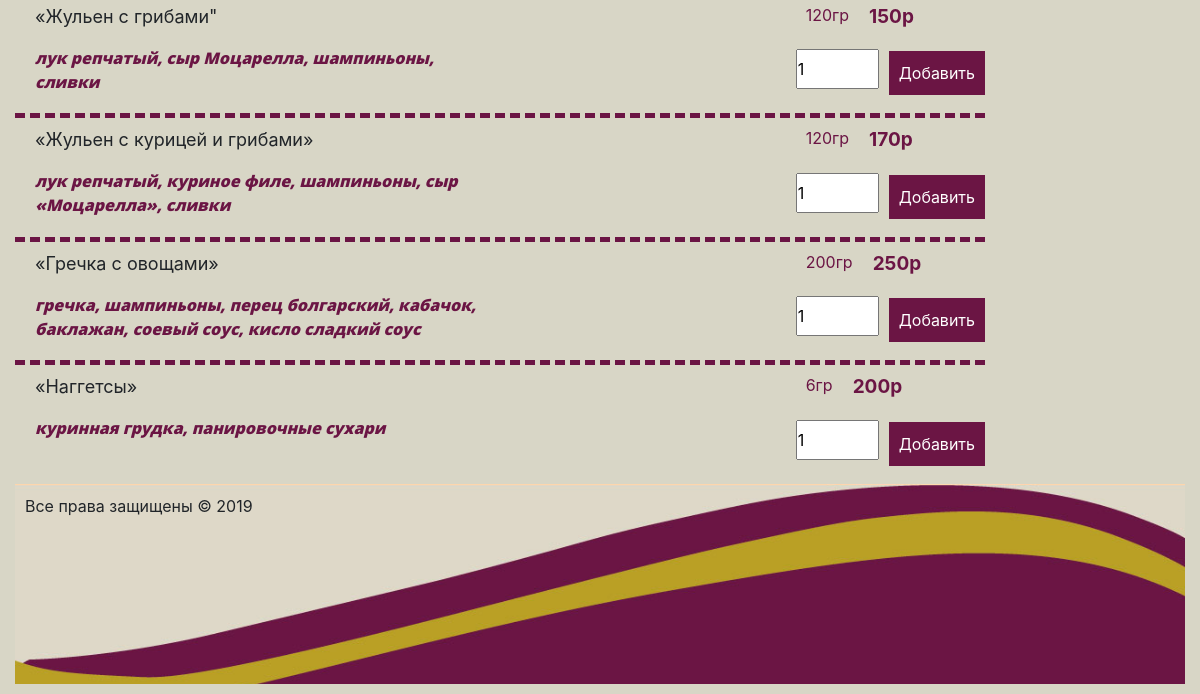
The page /?page=hot_dishes_and_pasta (lower part) on the database as committed earlier.
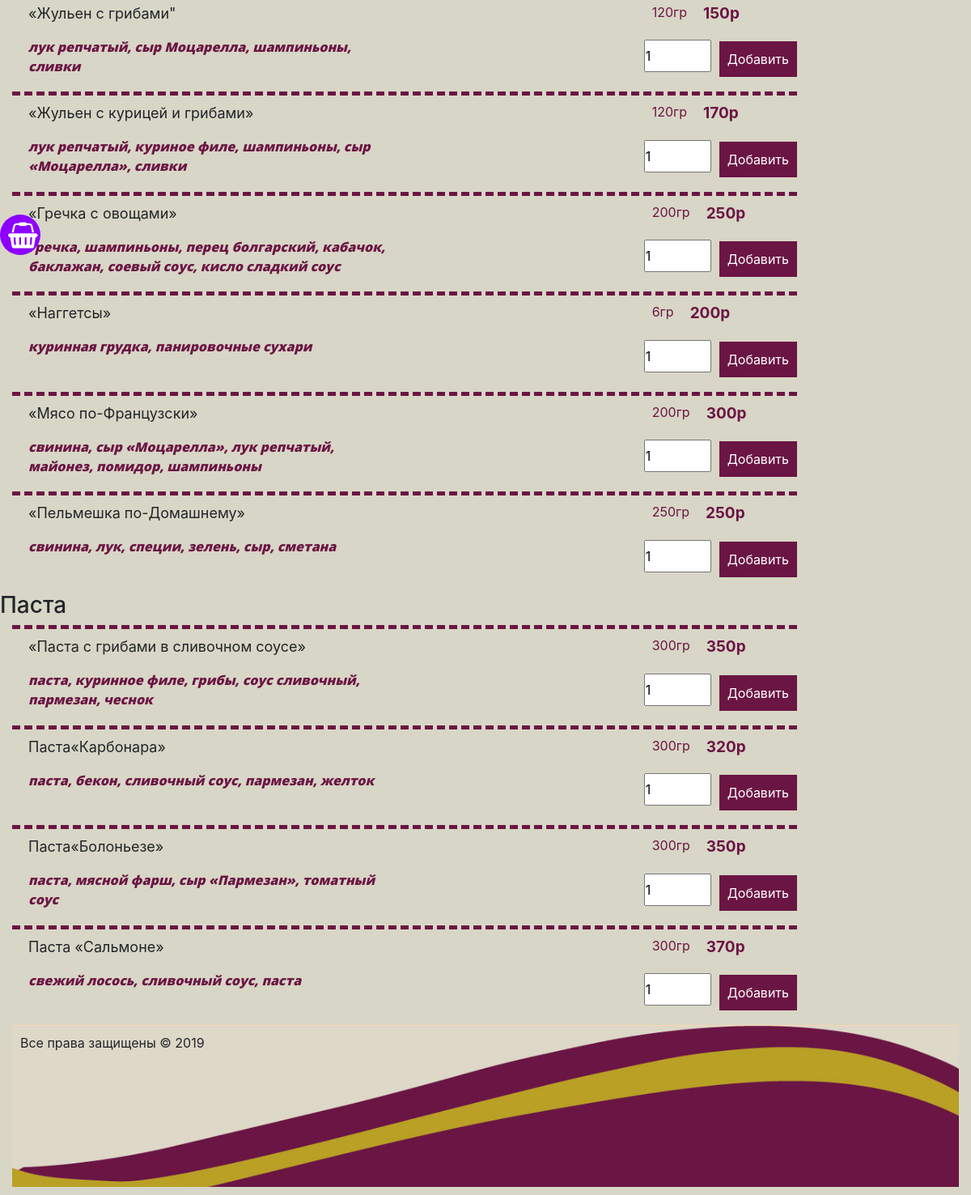
The same page on the database as committed later.
### tables this page shows
CREATE TABLE `products` (
  `id` int(11) NOT NULL,
  `header` varchar(255) DEFAULT NULL,
  `description` text,
  `price` float DEFAULT NULL,
  `weight` float DEFAULT NULL,
  `img` text,
  `categories` int(11) NOT NULL,
  `head` text,
  `price2` float DEFAULT NULL,
  `weight2` float DEFAULT NULL
);

### index.php (called while the page is built, shortened)
<?php
require 'functions/db.php';
require 'functions/functions.php';
connections();

### functions/functions.php (the view, shortened to what this page needs)
<?php
function connections()
{
    $file = '';
    if (empty($_GET['page'])) {
        $file = 'main';
    } else {
        $file = $_GET['page'];
    }
    include 'tempate/header.php';
    if (file_exists('food/' . $file . '.php')) {
        include 'food/' . $file . '.php';
    } elseif (file_exists('users/' . $file . '.php')) {
        if (isset($_COOKIE['user'])) {
            include 'users/' . $file . '.php';
        }else{
            include 'upmenu/404.php';
        }
    } else {
        include 'upmenu/' . $file . '.php';
    }
    include 'tempate/footer.php';
}
function do_query($query)
{
    global $mysqli;
    $result = mysqli_query($mysqli, $query);
    return $result;
}
function get_product()
{
    $product = do_query("SELECT * FROM `products` JOIN `menu` WHERE products.categories = menu.id");
    $out = '<div class="row">';
    foreach ($product as $item) {
        if (isset($item['img'])) {
            $img = '<div class="col-lg-2 col-md-2 col-sm-2 col-xs-12"><img src="photo/pizza/' . $item['img'] . '" class="img elements"></div>';
        } else {
            $img = '';
        }
        if (isset($item['weight'])) {
            $weight = ' <p class="weight">' . $item['weight'] . 'гр </p>';
        } else {
            $weight = '';
        }
        if (isset($item['description'])) {
            $description = $item['description'];
        } else {
            $description = '';
        }
        if (isset($item['head'])) {
            $head = '<p class="h3">' . $item['head'] . '</p>';
        } else {
            $head = '';
        }
        if (isset($item['header'])) {
            $header = '    <div class="elements">
                                    <p class="elements">' . $item['header'] . '</p>
                                </div>';
        } else {
            $header = '';
        }
        if (isset($item['price'])) {
            $price = '<p class="price">' . $item['price'] . 'p</p>';
        } else {
            $price = '';
        }
        if (isset($item['price2'])) {
            $price2 = '<p class="price">' . $item['price2'] . 'p</p>';
        } else {
            $price2 = '';
        }
        if (isset($item['img']) or isset($item['weight']) or isset($item['description']) or isset($item['header']) or isset($item['price']) or isset($item['price2'])) {
            $col = ' <div class="col-lg-10 col-md-10 col-sm-10 col-xs-12">             <div class="block_content">
                        <div class="row">
                            <div class="col-lg-6 col-md-6 col-sm-6 col-xs-6">
                                ' . $header . '
                                <div class="elements">
                                    <p class="text_content">' . $description . '</p>
                                </div>
                            </div>
                            <div class="col-lg-6 col-md-6 col-sm-6 col-xs-6">
                                <div class="pull-right">
                                    <div class="elements">
                                        <div class="block_weight_price">
                                            ' . $weight . $price . $price2 . '
                                        </div>
                                    </div>
                                    <div class="elements">
                                    <form action="">
                                    <input type="number" value="1" class="number">
                                    <button type="submit" name="submit">добавить</button>
</form>
                                    </div>
                                </div>
                            </div>
                        </div>
                        </div>
                </div>';
        } else {
            $col = '';
        }
        if ($item['catg'] == $_GET['page']) {
            $out .= '<div class="col-lg-12 col-md-12 col-sm-12 col-xs-12">
                    <div class="row">
                ' . $img . $head . $col . '
            </div>
         </div>';
        }
    }
    $out .= '</dov>';
    return $out;
}

### tempate/header.php (shortened to what this page needs)
<!doctype html>
<html lang="ru">
<head>
    <link rel="stylesheet" href="https://stackpath.bootstrapcdn.com/bootstrap/4.3.1/css/bootstrap.min.css">
    <link rel="stylesheet" href="css/style.css?t=<?php echo(microtime(true) . rand()); ?>">
    <link rel="stylesheet" href="icons/css/font-awesome.min.css">
</head>
<body>
<div class="container-fluid">
    <form action="" method="post">
        <button type="submit" name="basket" class="basket"><i class="fa fa-shopping-basket fa-2x"></i></button>
    </form>
    <description>
        <div class="content">

### food/hot_dishes_and_pasta.php (shortened to what this page needs)
<?php echo get_product();

### tempate/footer.php (shortened to what this page needs)
</div>
</description>
<description>
<div class="cellar">
    <div class="cellar-img">
        <p>Все права защищены &copy; <?php echo date('Y')?></p>
    </div>
</description>
</div>
</body>
</html>

### css/style.css (style rules this page uses)
* { margin: 0; padding: 0; }
body { width: 100%; }
div, ul { box-sizing: border-box; }
div:after, ul:after, div:before, ul:before { content: ''; display: block; clear: both; }
button, .button { padding: 10px; background: #6B1544; color: #ffffff; margin: 10px auto; display: block; border: none; text-transform: capitalize; }
.fa-bars, .fa-shopping-basket { color: #ffffff; }
.basket { z-index: 18; position: fixed; left: 0; background: #8b00ff; top: 50%; border-radius: 100%; width: 50px; height: 50px; }
.container-fluid { padding: 0; }
.content { background: #D8D6C6; width: 100%; padding: 10px 15px; display: table; }
.content .block_content { border-top-style: dashed; border-top-width: thick; border-top-color: #6B1544; padding-left: 20px; display: table; width: 100%; padding-top: 8px; padding-bottom: 8px; }
.content .block_content p.elements:nth-child(odd) { font-size: 18px; }
.content .block_content .text_content { margin: 2px 0; color: #6B1544; font-style: italic; font-family: 'Open Sans', sans-serif; }
.content .block_content .block_weight_price { display: block; max-height: 50px; }
.content .block_content .block_weight_price .weight, .content .block_content .block_weight_price .price { font-size: 17px; color: #6B1544; font-weight: bold; display: block; }
.content .block_content .block_weight_price .weight { font-size: 16px; font-weight: normal; display: block; margin: 0 10px 10px; float: left; }
.content .block_content .block_weight_price .price { float: left; display: block; margin: 0 10px 10px; font-size: 19px; }
.content .number { width: 83px; }
.content .weight { font-size: 16px; font-weight: normal; display: block; margin: 0 10px 10px; color: #6B1544; float: left; }
.cellar { width: 100%; }
.cellar-img { background: url(../photo/cellar.jpg) 0 0 / cover no-repeat; height: 200px; padding: 10px; }
@media screen and (min-width: 1024px) { .number { float: left; height: 40px; margin-top: 8px; margin-right: 10px; } }
@media screen and (min-width: 1024px) { button { float: left; } }

Rows that differ between the two databases and show on the page:
added products: header "«Мясо по-Французски»", description "свинина, сыр «Моцарелла», лук репчатый, майонез, помидор, шампиньоны", weight "200", price "300"
added products: header "«Пельмешка по-Домашнему»", description "свинина, лук, специи, зелень, сыр, сметана", weight "250", price "250"
added products: head "Паста"
added products: header "«Паста с грибами в сливочном соусе»", description "паста, куринное филе, грибы, соус сливочный, пармезан, чеснок", weight "300", price "350"
added products: header "Паста«Карбонара»", description "паста, бекон, сливочный соус, пармезан, желток", weight "300", price "320"
added products: header "Паста«Болоньезе»", description "паста, мясной фарш, сыр «Пармезан», томатный соус", weight "300", price "350"
added products: header "Паста «Сальмоне»", description "свежий лосось, сливочный соус, паста", weight "300", price "370"
